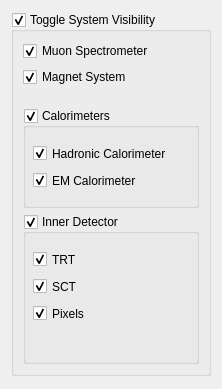
<?xml version="1.0" encoding="UTF-8"?>
<ui version="4.0">
 <class>DetectorVisibility</class>
 <widget class="QWidget" name="DetectorVisibility">
  <property name="geometry">
   <rect>
    <x>0</x>
    <y>0</y>
    <width>222</width>
    <height>389</height>
   </rect>
  </property>
  <property name="windowTitle">
   <string>Form</string>
  </property>
  <layout class="QHBoxLayout" name="horizontalLayout">
   <item>
    <widget class="QGroupBox" name="groupBox_Detector">
     <property name="enabled">
      <bool>true</bool>
     </property>
     <property name="sizePolicy">
      <sizepolicy hsizetype="Preferred" vsizetype="Fixed">
       <horstretch>0</horstretch>
       <verstretch>0</verstretch>
      </sizepolicy>
     </property>
     <property name="title">
      <string>Toggle System Visibility</string>
     </property>
     <property name="checkable">
      <bool>true</bool>
     </property>
     <layout class="QVBoxLayout" name="verticalLayout_3">
      <item>
       <widget class="QCheckBox" name="checkBox_MuonSpectr">
        <property name="enabled">
         <bool>true</bool>
        </property>
        <property name="text">
         <string>Muon Spectrometer</string>
        </property>
        <property name="shortcut">
         <string>1</string>
        </property>
        <property name="checked">
         <bool>true</bool>
        </property>
       </widget>
      </item>
      <item>
       <widget class="QCheckBox" name="checkBox_Magnets">
        <property name="enabled">
         <bool>true</bool>
        </property>
        <property name="text">
         <string>Magnet System</string>
        </property>
        <property name="shortcut">
         <string>2</string>
        </property>
        <property name="checked">
         <bool>true</bool>
        </property>
       </widget>
      </item>
      <item>
       <spacer name="verticalSpacer_6">
        <property name="orientation">
         <enum>Qt::Vertical</enum>
        </property>
        <property name="sizeType">
         <enum>QSizePolicy::Fixed</enum>
        </property>
        <property name="sizeHint" stdset="0">
         <size>
          <width>20</width>
          <height>15</height>
         </size>
        </property>
       </spacer>
      </item>
      <item>
       <widget class="QGroupBox" name="groupBox_Calorimeter">
        <property name="enabled">
         <bool>true</bool>
        </property>
        <property name="minimumSize">
         <size>
          <width>0</width>
          <height>100</height>
         </size>
        </property>
        <property name="title">
         <string>Calorimeters</string>
        </property>
        <property name="checkable">
         <bool>true</bool>
        </property>
        <widget class="QCheckBox" name="checkBox_Tilecal">
         <property name="enabled">
          <bool>true</bool>
         </property>
         <property name="geometry">
          <rect>
           <x>10</x>
           <y>34</y>
           <width>145</width>
           <height>23</height>
          </rect>
         </property>
         <property name="text">
          <string>Hadronic Calorimeter</string>
         </property>
         <property name="shortcut">
          <string>3</string>
         </property>
         <property name="checked">
          <bool>true</bool>
         </property>
        </widget>
        <widget class="QCheckBox" name="checkBox_LAr">
         <property name="enabled">
          <bool>true</bool>
         </property>
         <property name="geometry">
          <rect>
           <x>10</x>
           <y>61</y>
           <width>145</width>
           <height>23</height>
          </rect>
         </property>
         <property name="text">
          <string>EM Calorimeter</string>
         </property>
         <property name="shortcut">
          <string>4</string>
         </property>
         <property name="checked">
          <bool>true</bool>
         </property>
        </widget>
       </widget>
      </item>
      <item>
       <widget class="QGroupBox" name="groupBox_ID">
        <property name="enabled">
         <bool>true</bool>
        </property>
        <property name="minimumSize">
         <size>
          <width>0</width>
          <height>150</height>
         </size>
        </property>
        <property name="styleSheet">
         <string notr="true"/>
        </property>
        <property name="title">
         <string>Inner Detector</string>
        </property>
        <property name="checkable">
         <bool>true</bool>
        </property>
        <widget class="QCheckBox" name="checkBox_SCT">
         <property name="enabled">
          <bool>true</bool>
         </property>
         <property name="geometry">
          <rect>
           <x>10</x>
           <y>61</y>
           <width>60</width>
           <height>23</height>
          </rect>
         </property>
         <property name="text">
          <string>SCT</string>
         </property>
         <property name="shortcut">
          <string>6</string>
         </property>
         <property name="checked">
          <bool>true</bool>
         </property>
        </widget>
        <widget class="QCheckBox" name="checkBox_TRT">
         <property name="enabled">
          <bool>true</bool>
         </property>
         <property name="geometry">
          <rect>
           <x>10</x>
           <y>34</y>
           <width>60</width>
           <height>23</height>
          </rect>
         </property>
         <property name="text">
          <string>TRT</string>
         </property>
         <property name="shortcut">
          <string>5</string>
         </property>
         <property name="checked">
          <bool>true</bool>
         </property>
        </widget>
        <widget class="QCheckBox" name="checkBox_Pixels">
         <property name="enabled">
          <bool>true</bool>
         </property>
         <property name="geometry">
          <rect>
           <x>10</x>
           <y>88</y>
           <width>60</width>
           <height>23</height>
          </rect>
         </property>
         <property name="text">
          <string>Pixels</string>
         </property>
         <property name="shortcut">
          <string>7</string>
         </property>
         <property name="checked">
          <bool>true</bool>
         </property>
        </widget>
       </widget>
      </item>
     </layout>
    </widget>
   </item>
  </layout>
 </widget>
 <resources/>
 <connections/>
</ui>
